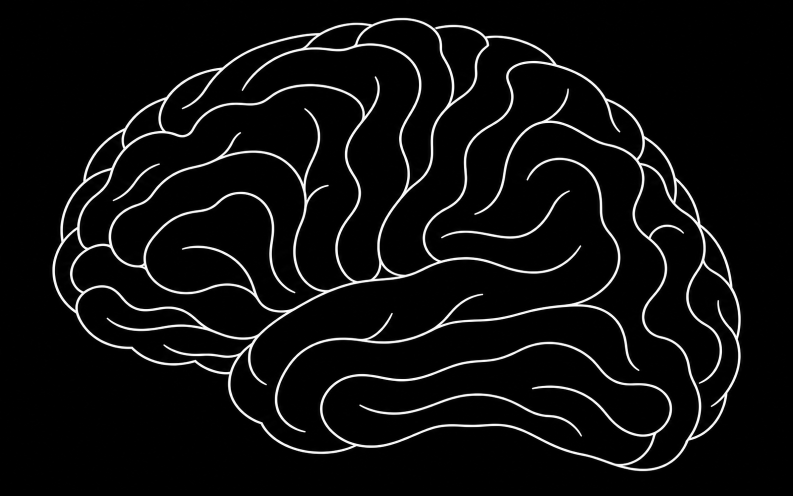
#> input picture tools/brain/brain-source.png, 1586 x 992 px (shown at 1/2 size)
$ python trace.py brain-source.png brain-source.png
#> lines starting #> are read from the running program, lines starting #| are printed output that depends on the picture; after the words box and inside, x2 and y2 are one past the last pixel; in counts of white or black regions, pixels touching at a corner belong together
# Trace the white lines of a line-art brain into centerline paths.
# uv run --with numpy --with scikit-image --with pillow python trace.py in.png out-prefix
import sys, json
import numpy as np
from PIL import Image, ImageDraw
from skimage.morphology import skeletonize, remove_small_objects

src, out = sys.argv[1], sys.argv[2]
im = Image.open(src).convert("L")
#> im is the input picture: PIL image 1586x992 L; min 0, max 255, mean 13.2
a = np.asarray(im, dtype=np.float32)
ink = a > 110
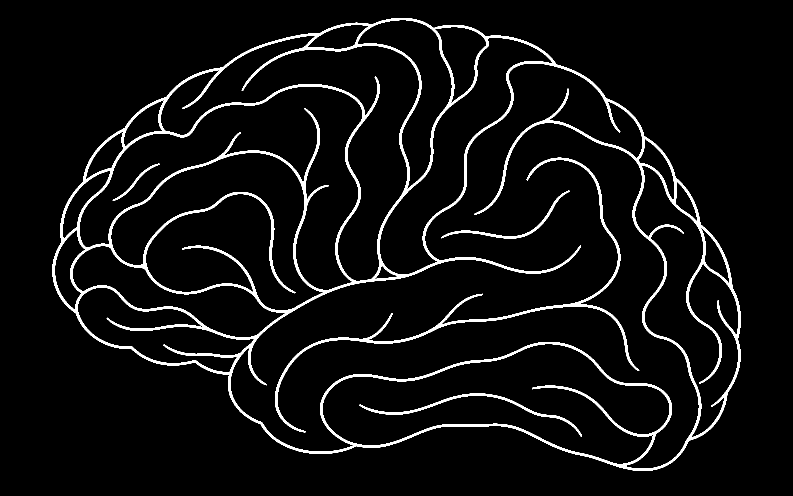
#> ink: shape (992, 1586) bool (shown at 1/2 size); 5.3% white; 5 white regions, box (x1, y1, x2, y2) and area: (105, 36, 1482, 942) 71363, (550, 315, 1279, 865) 7701, (719, 787, 1164, 873) 2165, (882, 381, 1140, 477) 1355, (225, 327, 320, 402) 502
ink = remove_small_objects(ink, 40)
sk = skeletonize(ink)
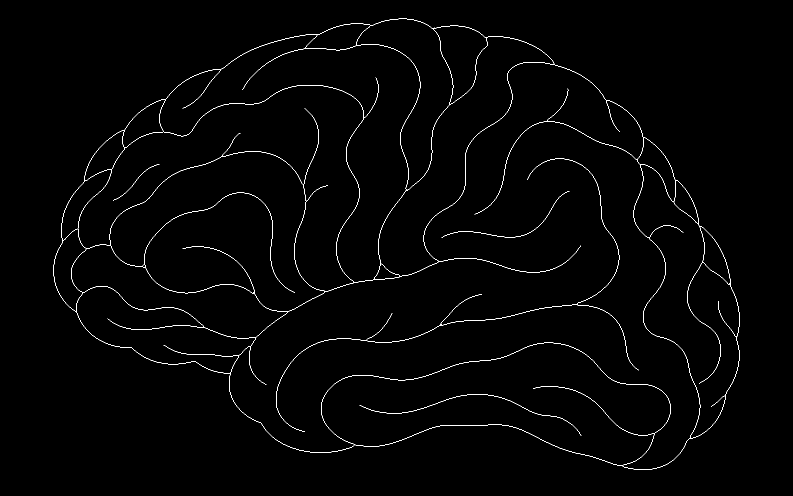
#> sk: shape (992, 1586) bool (shown at 1/2 size); 1% white in thin lines or dots, all inside (x1, y1, x2, y2) = (107, 37, 1480, 940)
H, W = sk.shape
#> H = 992; W = 1586
OFF = [(-1,-1),(-1,0),(-1,1),(0,-1),(0,1),(1,-1),(1,0),(1,1)]
pix = set(zip(*np.nonzero(sk)))
#> pix = 15768 items
def nbrs(p):
    y, x = p
    return [(y+dy, x+dx) for dy, dx in OFF if (y+dy, x+dx) in pix]
deg = {p: len(nbrs(p)) for p in pix}
#> deg = 15768 items
nodes = {p for p, d in deg.items() if d != 2}
#> nodes = 257 items
# walk every path between nodes
seen_edges, paths = set(), []
for n in nodes:
    for m in nbrs(n):
        if (n, m) in seen_edges: continue
        path, prev, cur = [n], n, m
        seen_edges.add((n, m))
        while cur not in nodes:
            path.append(cur)
            nxt = [q for q in nbrs(cur) if q != prev and q not in path[-3:]]
            if not nxt: break
            prev, cur = cur, nxt[0]
        path.append(cur)
        seen_edges.add((cur, path[-2]))
        paths.append(path)
#> this loop made 257 passes
#> n on passes 5 to 7: (673, 1473), (522, 877), (609, 1153)
# loops with no node at all (closed rings)
covered = {p for path in paths for p in path}
for p in pix - covered:
    if p in covered: continue
    ring, prev, cur = [p], None, p
    while True:
        nxt = [q for q in nbrs(cur) if q != prev and q not in ring[-3:]]
        if not nxt or nxt[0] == p: break
        prev, cur = cur, nxt[0]; ring.append(cur)
        if len(ring) > 20000: break
    covered |= set(ring); paths.append(ring + [p])
#> this loop made 0 passes
# drop tiny spurs: short paths with a free end
def plen(path): return sum(np.hypot(path[i][0]-path[i-1][0], path[i][1]-path[i-1][1]) for i in range(1, len(path)))
kept = [p for p in paths if not (plen(p) < 18 and (deg[p[0]] == 1 or deg[p[-1]] == 1))]
print(f"skeleton px {len(pix)}, nodes {len(nodes)}, paths {len(paths)}, kept {len(kept)}")
#| skeleton px 15768, nodes 257, paths 377, kept 377
print("junctions", sum(1 for p,d in deg.items() if d >= 3), "free ends", sum(1 for p,d in deg.items() if d == 1))
#| junctions 226 free ends 31
json.dump({"w": W, "h": H, "paths": [[[int(x), int(y)] for y, x in p] for p in kept]}, open(out + ".json", "w"))
# overlay: original dimmed, traced paths in color
base = Image.open(src).convert("RGB").point(lambda v: v * 0.35)
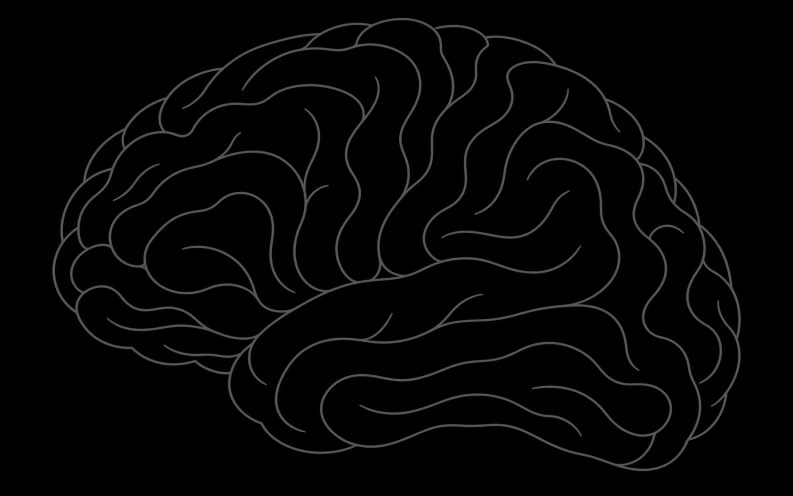
#> base: PIL image 1586x992 RGB (shown at 1/2 size); min 0, max 89, mean 4.6
d = ImageDraw.Draw(base)
cols = [(255,80,80),(80,220,120),(90,160,255),(255,200,60),(220,100,255),(60,230,230)]
for i, p in enumerate(kept):
    d.line([(x, y) for y, x in p], fill=cols[i % len(cols)], width=3)
#> this loop made 377 passes
#> p on passes 1 to 3: [(552, 799), (551, 799)], [(552, 799), (552, 800)], [(552, 799), (553, 799)]
for p, dg in deg.items():
    y, x = p
    if dg >= 3: d.ellipse([x-4, y-4, x+4, y+4], outline=(255,255,255))
    elif dg == 1: d.ellipse([x-4, y-4, x+4, y+4], fill=(255,255,0))
#> this loop made 15768 passes
#> (p, dg) on passes 1 to 3: ((500, 435), 2), ((555, 142), 2), ((345, 1315), 2)
base.save(out + "-overlay.png")
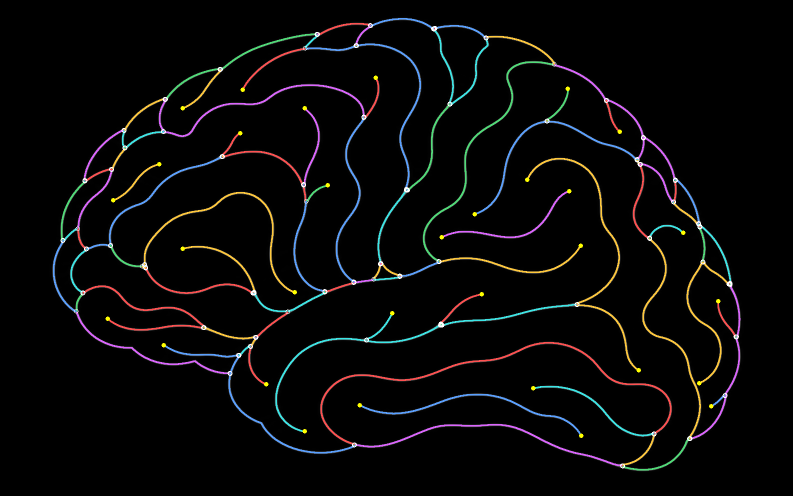
#> saved as brain-source.png-overlay.png: PIL image 1586x992 RGB (shown at 1/2 size); mean R, G, B 8.4, 7.9, 8
